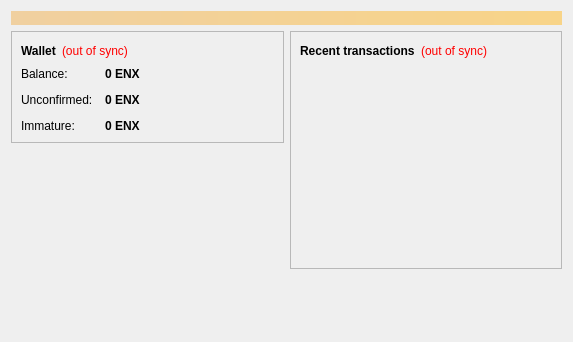
<?xml version="1.0" encoding="UTF-8"?>
<ui version="4.0">
 <class>OverviewPage</class>
 <widget class="QWidget" name="OverviewPage">
  <property name="geometry">
   <rect>
    <x>0</x>
    <y>0</y>
    <width>573</width>
    <height>342</height>
   </rect>
  </property>
  <property name="windowTitle">
   <string>Form</string>
  </property>
  <layout class="QVBoxLayout" name="topLayout">
   <item>
    <widget class="QLabel" name="labelAlerts">
     <property name="visible">
      <bool>false</bool>
     </property>
     <property name="styleSheet">
      <string notr="true">background-color: qlineargradient(x1: 0, y1: 0, x2: 1, y2: 0, stop:0 #F0D0A0, stop:1 #F8D488); color:#000000;</string>
     </property>
     <property name="wordWrap">
      <bool>true</bool>
     </property>
     <property name="margin">
      <number>3</number>
     </property>
    </widget>
   </item>
   <item>
    <layout class="QHBoxLayout" name="horizontalLayout" stretch="1,1">
     <item>
      <layout class="QVBoxLayout" name="verticalLayout_2">
       <item>
        <widget class="QFrame" name="frame">
         <property name="frameShape">
          <enum>QFrame::StyledPanel</enum>
         </property>
         <property name="frameShadow">
          <enum>QFrame::Raised</enum>
         </property>
         <layout class="QVBoxLayout" name="verticalLayout_4">
          <item>
           <layout class="QHBoxLayout" name="horizontalLayout_4">
            <item>
             <widget class="QLabel" name="label_5">
              <property name="font">
               <font>
                <weight>75</weight>
                <bold>true</bold>
               </font>
              </property>
              <property name="text">
               <string>Wallet</string>
              </property>
             </widget>
            </item>
            <item>
             <widget class="QLabel" name="labelWalletStatus">
              <property name="toolTip">
               <string>The displayed information may be out of date. Your wallet automatically synchronizes with the Energon network after a connection is established, but this process has not completed yet.</string>
              </property>
              <property name="styleSheet">
               <string notr="true">QLabel { color: red; }</string>
              </property>
              <property name="text">
               <string notr="true">(out of sync)</string>
              </property>
              <property name="alignment">
               <set>Qt::AlignLeading|Qt::AlignLeft|Qt::AlignVCenter</set>
              </property>
             </widget>
            </item>
            <item>
             <spacer name="horizontalSpacer_2">
              <property name="orientation">
               <enum>Qt::Horizontal</enum>
              </property>
              <property name="sizeHint" stdset="0">
               <size>
                <width>40</width>
                <height>20</height>
               </size>
              </property>
             </spacer>
            </item>
           </layout>
          </item>
          <item>
           <layout class="QFormLayout" name="formLayout_2">
            <property name="fieldGrowthPolicy">
             <enum>QFormLayout::AllNonFixedFieldsGrow</enum>
            </property>
            <property name="horizontalSpacing">
             <number>12</number>
            </property>
            <property name="verticalSpacing">
             <number>12</number>
            </property>
            <item row="0" column="0">
             <widget class="QLabel" name="label">
              <property name="text">
               <string>Balance:</string>
              </property>
             </widget>
            </item>
            <item row="0" column="1">
             <widget class="QLabel" name="labelBalance">
              <property name="font">
               <font>
                <weight>75</weight>
                <bold>true</bold>
               </font>
              </property>
              <property name="cursor">
               <cursorShape>IBeamCursor</cursorShape>
              </property>
              <property name="toolTip">
               <string>Your current balance</string>
              </property>
              <property name="text">
               <string notr="true">0 ENX</string>
              </property>
              <property name="textInteractionFlags">
               <set>Qt::LinksAccessibleByMouse|Qt::TextSelectableByKeyboard|Qt::TextSelectableByMouse</set>
              </property>
             </widget>
            </item>
            <item row="1" column="0">
             <widget class="QLabel" name="label_3">
              <property name="text">
               <string>Unconfirmed:</string>
              </property>
             </widget>
            </item>
            <item row="1" column="1">
             <widget class="QLabel" name="labelUnconfirmed">
              <property name="font">
               <font>
                <weight>75</weight>
                <bold>true</bold>
               </font>
              </property>
              <property name="cursor">
               <cursorShape>IBeamCursor</cursorShape>
              </property>
              <property name="toolTip">
               <string>Total of transactions that have yet to be confirmed, and do not yet count toward the current balance</string>
              </property>
              <property name="text">
               <string notr="true">0 ENX</string>
              </property>
              <property name="textInteractionFlags">
               <set>Qt::LinksAccessibleByMouse|Qt::TextSelectableByKeyboard|Qt::TextSelectableByMouse</set>
              </property>
             </widget>
            </item>
            <item row="2" column="0">
             <widget class="QLabel" name="labelImmatureText">
              <property name="text">
               <string>Immature:</string>
              </property>
             </widget>
            </item>
            <item row="2" column="1">
             <widget class="QLabel" name="labelImmature">
              <property name="font">
               <font>
                <weight>75</weight>
                <bold>true</bold>
               </font>
              </property>
              <property name="toolTip">
               <string>Mined balance that has not yet matured</string>
              </property>
              <property name="text">
               <string notr="true">0 ENX</string>
              </property>
              <property name="textInteractionFlags">
               <set>Qt::LinksAccessibleByMouse|Qt::TextSelectableByKeyboard|Qt::TextSelectableByMouse</set>
              </property>
             </widget>
            </item>
           </layout>
          </item>
         </layout>
        </widget>
       </item>
       <item>
        <spacer name="verticalSpacer">
         <property name="orientation">
          <enum>Qt::Vertical</enum>
         </property>
         <property name="sizeHint" stdset="0">
          <size>
           <width>20</width>
           <height>40</height>
          </size>
         </property>
        </spacer>
       </item>
      </layout>
     </item>
     <item>
      <layout class="QVBoxLayout" name="verticalLayout_3">
       <item>
        <widget class="QFrame" name="frame_2">
         <property name="frameShape">
          <enum>QFrame::StyledPanel</enum>
         </property>
         <property name="frameShadow">
          <enum>QFrame::Raised</enum>
         </property>
         <layout class="QVBoxLayout" name="verticalLayout">
          <item>
           <layout class="QHBoxLayout" name="horizontalLayout_2">
            <item>
             <widget class="QLabel" name="label_4">
              <property name="text">
               <string>&lt;b&gt;Recent transactions&lt;/b&gt;</string>
              </property>
             </widget>
            </item>
            <item>
             <widget class="QLabel" name="labelTransactionsStatus">
              <property name="toolTip">
               <string>The displayed information may be out of date. Your wallet automatically synchronizes with the Energon network after a connection is established, but this process has not completed yet.</string>
              </property>
              <property name="styleSheet">
               <string notr="true">QLabel { color: red; }</string>
              </property>
              <property name="text">
               <string notr="true">(out of sync)</string>
              </property>
              <property name="alignment">
               <set>Qt::AlignRight|Qt::AlignTrailing|Qt::AlignVCenter</set>
              </property>
             </widget>
            </item>
            <item>
             <spacer name="horizontalSpacer">
              <property name="orientation">
               <enum>Qt::Horizontal</enum>
              </property>
              <property name="sizeHint" stdset="0">
               <size>
                <width>40</width>
                <height>20</height>
               </size>
              </property>
             </spacer>
            </item>
           </layout>
          </item>
          <item>
           <widget class="QListView" name="listTransactions">
            <property name="styleSheet">
             <string notr="true">QListView { background: transparent; }</string>
            </property>
            <property name="frameShape">
             <enum>QFrame::NoFrame</enum>
            </property>
            <property name="verticalScrollBarPolicy">
             <enum>Qt::ScrollBarAlwaysOff</enum>
            </property>
            <property name="horizontalScrollBarPolicy">
             <enum>Qt::ScrollBarAlwaysOff</enum>
            </property>
            <property name="selectionMode">
             <enum>QAbstractItemView::NoSelection</enum>
            </property>
           </widget>
          </item>
         </layout>
        </widget>
       </item>
       <item>
        <spacer name="verticalSpacer_2">
         <property name="orientation">
          <enum>Qt::Vertical</enum>
         </property>
         <property name="sizeHint" stdset="0">
          <size>
           <width>20</width>
           <height>40</height>
          </size>
         </property>
        </spacer>
       </item>
      </layout>
     </item>
    </layout>
   </item>
  </layout>
 </widget>
 <resources/>
 <connections/>
</ui>
